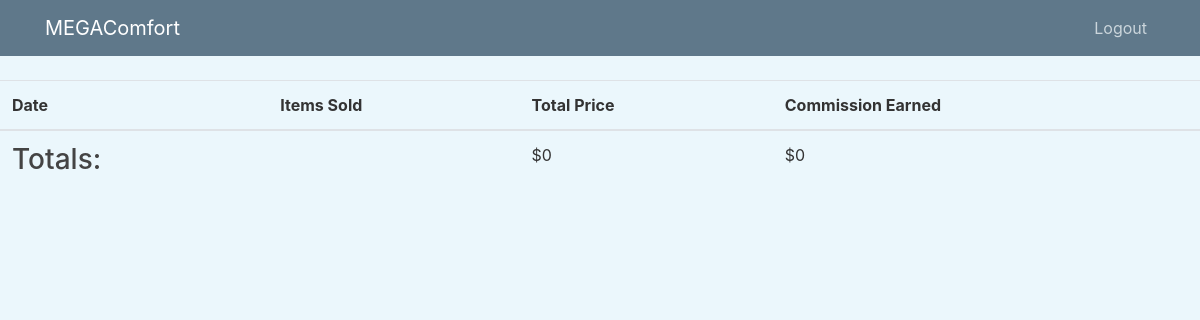
The page /sales/report/ (signed in) on the database as committed earlier.
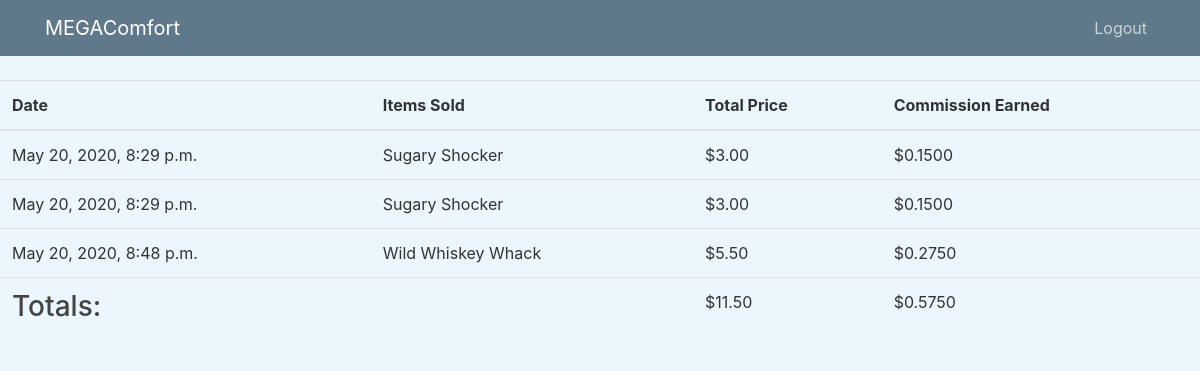
The same page on the database as committed later.
### sales/models.py (models this page shows, shortened)
class order(models.Model):
    orderID = models.AutoField(primary_key=True)
    items = models.ManyToManyField(item, blank=True)
    orderTime = models.DateTimeField(default=timezone.now)
    salesperson = models.ForeignKey(employee, on_delete=models.CASCADE)
    def total(self):
        orderTotal = sum([item.price for item in self.items.all()])
        return orderTotal
    def commissions(self):
        return (self.total() * self.salesperson.commission)

class item(models.Model):
    name = models.CharField(max_length=300)
    price = models.DecimalField(decimal_places=2, max_digits=7)

class employee(models.Model):
    name = models.CharField(max_length=300)
    position = models.CharField(max_length=7)
    commission = models.DecimalField(decimal_places=2, max_digits=3)

### sales/views.py (the view)
# urls.py: path('sales/report/', views.sales_report, name='sales-report'),
@login_required
def sales_report(request):
    Order = order.objects.filter(salesperson__name='John Rice', orderTime__range=[
                                 '2011-01-11', '2020-05-26'])
    commissionsTotals = 0
    for ordernum in Order.all():
        commissionsTotals = commissionsTotals+ordernum.commissions()
    print(commissionsTotals)
    context = {'Order': Order,
               'totals': sum([instance.total() for instance in Order.all()]),
               'commissionsTotals': commissionsTotals
               }
    template = 'sales/report.html'
    return render(request, template, context)

### sales/templates/sales/report.html
{% extends 'sales/base.html' %}
{% block content %}
<table class="table">
    <thead>
        <th>Date</th>
        <th>Items Sold</th>
        <th>Total Price</th>
        <th>Commission Earned</th>
    </thead>
    <tfoot>
        <tr>
            <td>
                <h3>Totals:</h3>
            <td></td>
            <td>
                ${{ totals }}
            </td>
            <td>
                ${{ commissionsTotals }}
            </td>
            </td>
        </tr>
    </tfoot>
    {% for order in Order %}
    <tr>
        <td> {{ order.orderTime }} </td>
        <td>
            {% for item in order.items.all %}
            {{ item.name }}<br>
            {% endfor %}
        </td>
        <td>${{ order.total }}</td>
        <td>${{ order.commissions }}</td>
    </tr>
    {% endfor %}
</table>
{% endblock content %}

Rows that differ between the two databases and show on the page:
added order: orderTime "May 20, 2020, 8:29 p.m.", total "3.00", commissions "0.1500"
now on this page (row unchanged): item: name "Sugary Shocker"
added order: orderTime "May 20, 2020, 8:29 p.m.", total "3.00", commissions "0.1500"
added order: orderTime "May 20, 2020, 8:48 p.m.", total "5.50", commissions "0.2750"
now on this page (row unchanged): item: name "Wild Whiskey Whack", shown under "May 20, 2020, 8:48 p.m."
Other text that changed with them:
{{ totals }}: "0" → "11.50"
{{ commissionsTotals }}: "0" → "0.5750"
